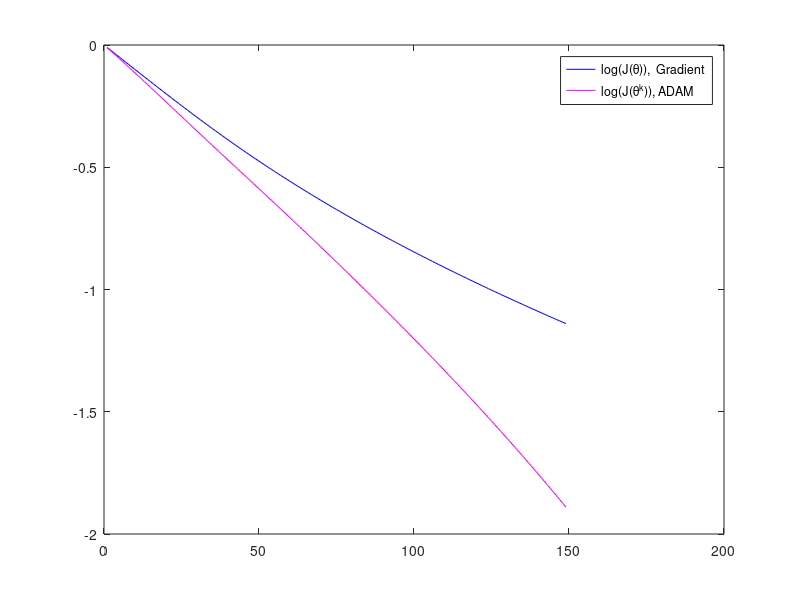

The MATLAB source for this figure:
clear;
clf; 
N=100;
p=10;

%%%%%%%%%%  fonctionnelle de Rosenbrock %%%%%%%%%%%%%
J = @(x) (x(1)-1).^2 + p*(x(1)^2 - x(2)).^2;
gradient_J = @(x) [2*(x(1)-1) + 2*p*(x(1)^2 - x(2))*2*x(1);-2*p*(x(1)^2 - x(2))]; 

%%%%%%%%%%%%%%%% initialisation %%%%%%%%%%%%%%%%%%%%%%%%%%
Xk = [0;0]; 
Yk = Xk;  

%%%%%%%%%% paramètre de la méthode du gradient
epsilon = 10^(-3);
N_max = 10000;
k=0; 
alpha = 0.0025;

%%%%initialisation + paramètre  méthode d'ADAM %%%%%%%
delta = 10^(-3); 
b1=0.9; 
b2 =0.95;

gk = gradient_J(Xk); 
mt = gk; 
vt = sum(gk.^2);

while  k<149
%     norm(gk) > 10^(-4) 
%     && k<N_max
k = k+1;

%%%%%%%%%%%% méthode du gradient %%%%%%%%%%%%%%%%%%%%%
gk = gradient_J(Xk);
Xk = Xk - alpha*gk;

%%%%%%%%%%%% Méthode d'ADAM %%%%%%%%%%%%%%%%%%%%%%%%%%
gk = gradient_J(Yk);
mt = b1*mt + (1-b1)*gk;
vt = b2*vt + (1-b2)*sum(gk.^2);
% vt = b2*vt + (1-b2)*((gk.^2));
Yk = Yk - alpha*sqrt(1 - b2)/(1-b1)*mt/(sqrt(vt)+ delta);
% Yk = Yk - alpha*( (1/(1-b1^k))*mt./(sqrt(vt/(1-b2^k))+ delta));

%%%%%%%%%%%% Calcul de J %%%%%%%%%%%%%%%%%%%%%%%%%%%%% 
Erreur_gradient(k) = J(Xk);
Erreur_ADAM(k) = J(Yk);
end

disp(Yk);

%-- Affichage du log de l'erreur
figure(1);
plot(1:k,log(Erreur_gradient),'b');
hold on;
plot(1:k,log(Erreur_ADAM),'m');
legend('log(J(\theta)),  Gradient', 'log(J(\theta^k)), ADAM')






